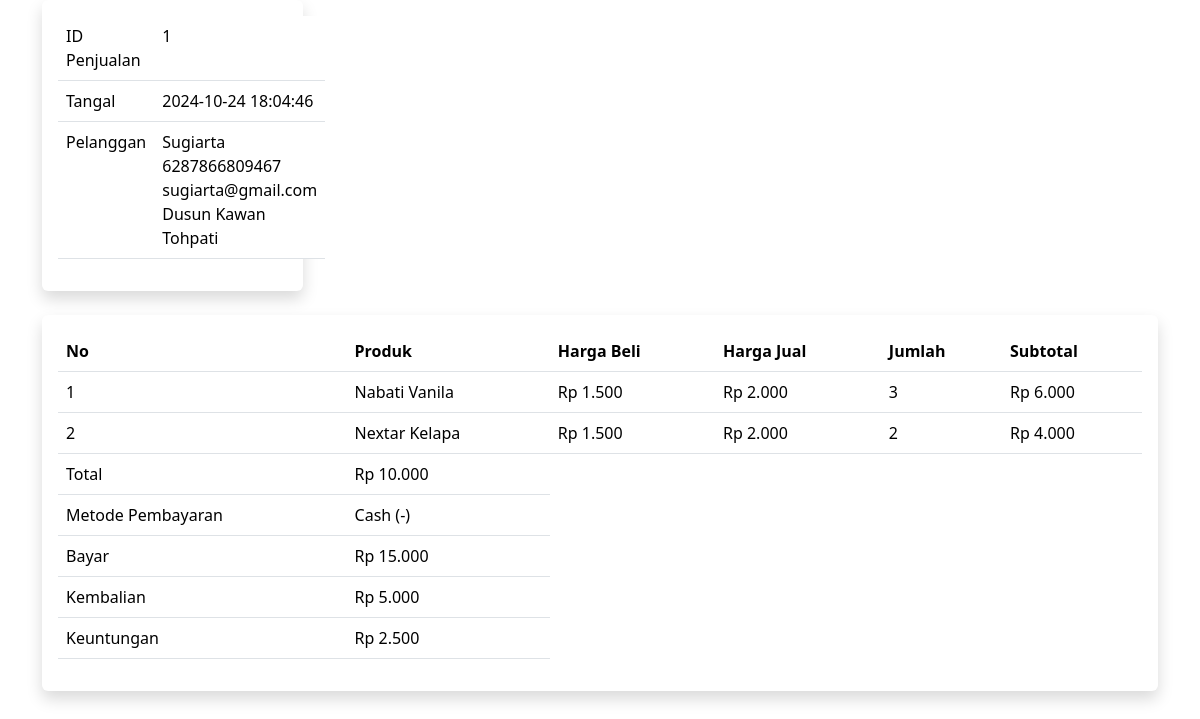
Screenshot of /Kasir/nota.php?id=1 (signed in) with the database file from the repository.
### tables this page shows
CREATE TABLE `penjualan` (
  `id_penjualan` int(11) NOT NULL,
  `id_pelanggan` int(11) DEFAULT NULL,
  `id_rekening` int(11) NOT NULL,
  `id_toko` int(11) NOT NULL,
  `id_user` int(11) NOT NULL,
  `tanggal_penjualan` datetime NOT NULL,
  `total_penjualan` int(11) NOT NULL,
  `bayar_penjualan` int(11) NOT NULL,
  `kembalian_penjualan` int(11) NOT NULL
);

CREATE TABLE `pelanggan` (
  `id_pelanggan` int(11) NOT NULL,
  `id_toko` int(11) NOT NULL,
  `nama_pelanggan` varchar(100) NOT NULL,
  `email_pelanggan` varchar(100) NOT NULL,
  `telepon_pelanggan` varchar(25) NOT NULL,
  `alamat_pelanggan` varchar(100) NOT NULL
);

CREATE TABLE `penjualan_produk` (
  `id_penjualan_produk` int(11) NOT NULL,
  `id_penjualan` int(11) NOT NULL,
  `id_produk` int(11) NOT NULL,
  `id_toko` int(11) NOT NULL,
  `harga_beli` int(11) NOT NULL,
  `nama_jual` varchar(255) NOT NULL,
  `harga_jual` int(11) NOT NULL,
  `jumlah_jual` int(11) NOT NULL,
  `subtotal_jual` int(11) NOT NULL
);

CREATE TABLE `rekening` (
  `id_rekening` int(11) NOT NULL,
  `id_toko` int(11) NOT NULL,
  `bank` varchar(100) NOT NULL,
  `nomor` varchar(100) NOT NULL,
  `nama` varchar(100) NOT NULL
);

### functions.php (called while the page is built)
<?php
function formatRupiah($angka){
    return "Rp " . number_format($angka,0,',','.');
}
?>

### Kasir/nota.php (the view, shortened to what this page needs)
<?php
include '../koneksi.php';
include '../functions.php';
?>
<!DOCTYPE html>
<html lang="en">
<head>
    <link rel="stylesheet" type="text/css "href="../assets/css/bootstrap.min.css">
</head>
<body>
<div class="container">
<?php
$id_toko = $_SESSION['user']['id_toko'];
$id_penjualan = $_GET['id'];
$ambil = $koneksi->query("SELECT penjualan.*, pelanggan.*, rekening.bank, rekening.nomor
                          FROM penjualan
                          LEFT JOIN pelanggan ON penjualan.id_pelanggan = pelanggan.id_pelanggan
                          LEFT JOIN rekening ON penjualan.id_rekening = rekening.id_rekening
                          WHERE penjualan.id_penjualan = '$id_penjualan'
                          AND penjualan.id_toko = '$id_toko'");
$penjualan = $ambil->fetch_assoc();
$produk = array();
$ambil = $koneksi->query("SELECT * FROM penjualan_produk WHERE id_penjualan='$id_penjualan' AND id_toko='$id_toko' ");
while ($tiap = $ambil->fetch_assoc())
{
$produk[] = $tiap;
}
?>
<div class="row mb-4">
    <div class="col-md-3">
        <div class="card border-0 shadow">
            <div class="card-body">
                <table class="table">
                    <tr>
                        <td>ID Penjualan</td>
                        <td><?php echo $penjualan['id_penjualan'] ?></td>
                    </tr>
                    <tr>
                        <td>Tangal</td>
                        <td><?php echo $penjualan['tanggal_penjualan'] ?></td>
                    </tr>
                    <tr>
                        <td>Pelanggan</td>
                        <td>
                            <?php echo $penjualan['nama_pelanggan'] ?>
                            <?php echo $penjualan['telepon_pelanggan'] ?>
                            <?php echo $penjualan['email_pelanggan'] ?>
                            <?php echo $penjualan['alamat_pelanggan'] ?>
                        </td>
                    </tr>
                </table>
            </div>
        </div>
    </div>
</div>
<div class="card border-0 shadow">
    <div class="card-body">
        <table class="table">
            <thead>
                <tr>
                    <th>No</th>
                    <th>Produk</th>
                    <th>Harga Beli</th>
                    <th>Harga Jual</th>
                    <th>Jumlah</th>
                    <th>Subtotal</th>
                </tr>
            </thead>
            <tbody>
                <?php $keuntungan = 0; ?>
                <?php foreach ($produk as $key => $value):  ?>
                    <?php $keuntungan += ($value['harga_jual'] - $value['harga_beli']) * $value['jumlah_jual'] ?>
                    <tr>
                        <td><?php echo $key+1 ?></td>
                        <td><?php echo $value["nama_jual"] ?></td>
                        <td><?php echo formatRupiah($value["harga_beli"]) ?></td>
                        <td><?php echo formatRupiah($value["harga_jual"]) ?></td>
                        <td><?php echo number_format($value["jumlah_jual"]) ?></td>
                        <td><?php echo formatRupiah($value["subtotal_jual"]) ?></td>
                    </tr>
                <?php endforeach ?>
            </tbody>
            <tfoot>
                <tr>
                    <td>Total</td>
                    <td><?php echo formatRupiah($penjualan['total_penjualan']) ?></td>
                </tr>
                <tr>
                    <td>Metode Pembayaran</td>
                    <td>
                        <?php
                        if (!empty($penjualan['bank'])) {
                            echo $penjualan['bank'] . " (" . $penjualan['nomor'] . ")";
                        } else {
                            echo "Metode pembayaran belum ditentukan";
                        }
                        ?>
                    </td>
                </tr>
                <tr>
                    <td>Bayar</td>
                    <td><?php echo formatRupiah($penjualan['bayar_penjualan']) ?></td>
                </tr>
                <tr>
                    <td>Kembalian</td>
                    <td><?php echo formatRupiah($penjualan['kembalian_penjualan']) ?></td>
                </tr>
                <tr>
                    <td>Keuntungan</td>
                    <td><?php echo formatRupiah($keuntungan) ?></td>
                </tr>
            </tfoot>
        </table>
    </div>
</div>
</div>
</body>
</html>

### rows the page displays
penjualan: id_penjualan "1", tanggal_penjualan "2024-10-24 18:04:46", id_pelanggan.nama_pelanggan "Sugiarta", id_pelanggan.telepon_pelanggan "6287866809467", id_pelanggan.email_pelanggan "sugiarta@gmail.com", id_pelanggan.alamat_pelanggan "Dusun Kawan Tohpati", total_penjualan "Rp 10.000", id_rekening.bank "Cash", id_rekening.nomor "-", bayar_penjualan "Rp 15.000", kembalian_penjualan "Rp 5.000"
penjualan_produk: nama_jual "Nabati Vanila", harga_beli "Rp 1.500", harga_jual "Rp 2.000", jumlah_jual "3", subtotal_jual "Rp 6.000"
penjualan_produk: nama_jual "Nextar Kelapa", harga_beli "Rp 1.500", harga_jual "Rp 2.000", jumlah_jual "2", subtotal_jual "Rp 4.000"

### other values shown
formatRupiah($keuntungan) "Rp 2.500"
